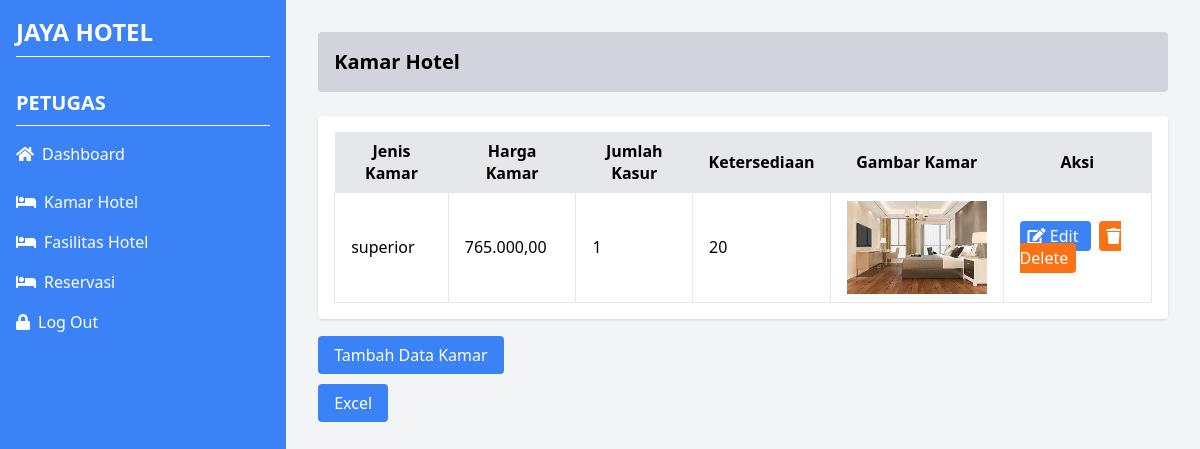
Page /admin_kamarhotel.php (signed in) on the committed database.
### tables this page shows
CREATE TABLE `kamar` (
  `id_kamar` int(10) NOT NULL,
  `jenis_kamar` varchar(50) NOT NULL,
  `harga_kamar` varchar(50) NOT NULL,
  `ketersediaan` varchar(25) NOT NULL,
  `jumlah_kasur` varchar(20) NOT NULL,
  `gambar_kamar` varchar(50) NOT NULL
);

### admin_kamarhotel.php (the view, shortened to what this page needs)
<?php
                $servername = "localhost";
                $username   = "root";
                $password   = "";
                $database   = "db_jaya";
                $koneksi = mysqli_connect($servername,$username,$password,$database);
                $selectQuery = "SELECT * FROM kamar";
                  $result = $koneksi->query($selectQuery);
                  while($row = mysqli_fetch_array($result)){
                    $datapemesanan[] = $row;
                  }
                  ?>
<html>
<head>
    <script src="https://cdn.tailwindcss.com">
    </script>
    <link href="https://cdnjs.cloudflare.com/ajax/libs/font-awesome/5.15.3/css/all.min.css" rel="stylesheet" />
</head>
<body class="bg-gray-100">
    <div class="flex flex-col md:flex-row min-h-screen">
        <div class="w-full md:w-1/4 bg-blue-500 h-auto md:h-screen p-4">
            <div class="text-white text-2xl font-bold mb-8 border-b border-white pb-2">JAYA HOTEL</div>
            <div class="text-white text-xl font-semibold mb-4 border-b border-white pb-2">PETUGAS</div>
            <div class="text-white mb-4 pb-2">
                <a href="dash_petugas.php" class="flex items-center">
                    <i class="fas fa-home mr-2"></i> Dashboard
                </a>
            </div>
            <div class="text-white mb-4">
                <a href="admin_kamarhotel.php" class="flex items-center">
                    <i class="fas fa-bed mr-2"></i> Kamar Hotel
                </a>
            </div>
            <div class="text-white mb-4">
                <a href="admin_fasilitas.php" class="flex items-center">
                    <i class="fas fa-bed mr-2"></i> Fasilitas Hotel
                </a>
            </div>
            <div class="text-white mb-4">
                <a href="rsv_data.php" class="flex items-center">
                    <i class="fas fa-bed mr-2"></i> Reservasi
                </a>
            </div>
            <div class="text-white">
                <a href="logout_petugas.php" class="flex items-center">
                    <i class="fas fa-lock mr-2"></i> Log Out
                </a>
            </div>
        </div>
        <div class="w-full md:w-4/5 p-4 md:p-8">
            <div class="bg-gray-300 p-4 rounded mb-6">
                <h2 class="text-xl font-bold">
                    Kamar Hotel
                </h2>
            </div>
            <div class="bg-white p-4 rounded shadow overflow-x-auto">
                <table class="w-full table-auto">
                    <thead>
                        <tr class="bg-gray-200">
                            <th class="px-4 py-2">
                                Jenis Kamar
                            </th>
                            <th class="px-4 py-2">
                                Harga Kamar
                            </th>
                            <th class="px-4 py-2">
                                Jumlah Kasur
                            </th>
                            <th class="px-4 py-2">
                                Ketersediaan
                            </th>
                            <th class="px-4 py-2">
                                Gambar Kamar
                            </th>
                            <th class="px-4 py-2">
                                Aksi
                            </th>
                        </tr>
                    </thead>
                    <tbody>
                    <?php foreach ($datapemesanan as $K):?>
                        <tr>
                            <td class="border px-4 py-2">
                            <?php echo $K['jenis_kamar']; ?>
                            </td>
                            <td class="border px-4 py-2">
                            <?php echo $K['harga_kamar']; ?>
                            </td>
                            <td class="border px-4 py-2">
                            <?php echo $K['jumlah_kasur']; ?>
                            </td>
                            <td class="border px-4 py-2">
                            <?php echo $K['ketersediaan']; ?>
                            </td>
                            <td class="border px-4 py-2">
                            <img src="pictures/<?php echo $K["gambar_kamar"]; ?>" width=200 title="<?php echo $K['gambar_kamar']; ?>">
                            </td>
                            <td class="border px-4 py-2">
                                <a class="bg-blue-500 text-white px-2 py-1 rounded mr-2" href="edit_kamar.php?id=<?php echo $K['id_kamar'] ?>">
                                    <i class="fas fa-edit">
                                    </i>
                                    Edit
                                </a>
                                <a class="bg-orange-500 text-white px-2 py-1 rounded" href="hapus_kamar.php?id=<?php echo $K['id_kamar'] ?>">
                                    <i class="fas fa-trash">
                                    </i>
                                    Delete
                                </a>
                            </td>
                            <?php endforeach; ?>
                        </tr>
                    </tbody>
                </table>
            </div>
            <div class="mt-6">
                <a class="bg-blue-500 text-white px-4 py-2 rounded" href="tambah_kamar.php">
                    Tambah Data Kamar
                </a>
                <div class="mt-6">
                <a class="bg-blue-500 text-white px-4 py-2 rounded" href="excel_kamar.php">
                    Excel
                </a>
            </div>
        </div>
    </div>
</body>
</html>

### rows in the picture
kamar: jenis_kamar "superior", harga_kamar "765.000,00", jumlah_kasur "1", ketersediaan "20", gambar_kamar (picture)
